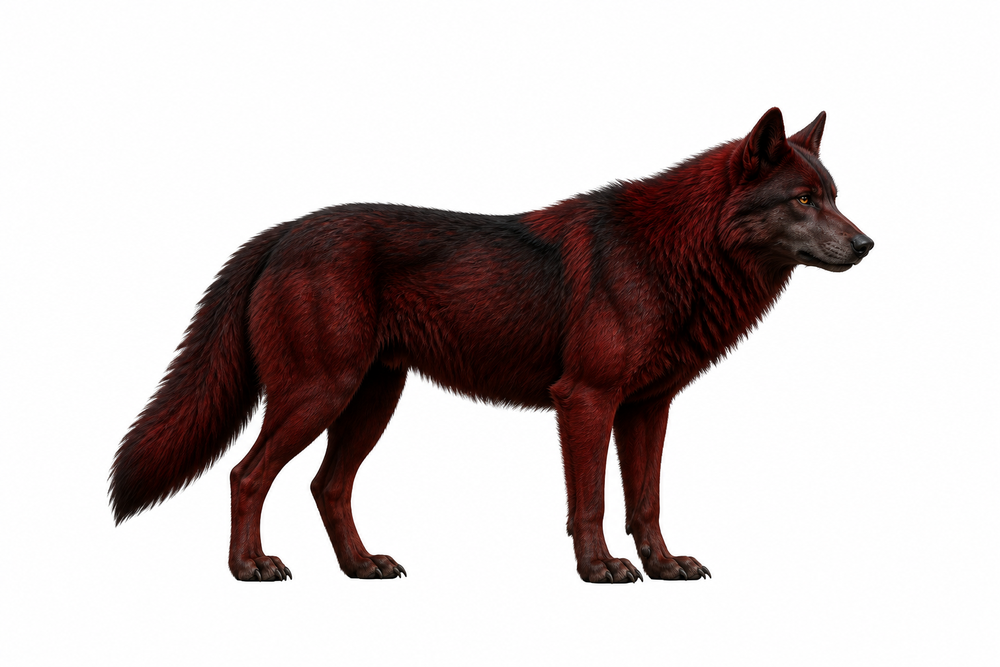
#> input picture tools/ai-gen/_red_wolf_king_style_refresh_20260827/red-wolf-king-mother-v01.png, 1000 x 667 px, shrunk from 1536 x 1024 before the run
$ python apply-alpha-mask.py
#> lines starting #> are read from the running program, lines starting #| are printed output that depends on the picture; after the words box and inside, x2 and y2 are one past the last pixel; in counts of white or black regions, pixels touching at a corner belong together
#!/usr/bin/env python3
"""Apply the approved BiRefNet alpha mask to the RedWolfKing mother image."""

from pathlib import Path

import numpy as np
from PIL import Image


HERE = Path(__file__).resolve().parent
SOURCE = HERE / "red-wolf-king-mother-v01.png"
MASK = HERE / "red-wolf-king-mother-v01-alpha.png"
OUTPUT = HERE / "red-wolf-king-mother-v01-cutout-clean.png"


def main() -> None:
    source = Image.open(SOURCE).convert("RGB")
#> source is the input picture: PIL image 1000x667 RGB; mean R, G, B 202.9, 195, 194.4
    alpha = Image.open(MASK).convert("L")
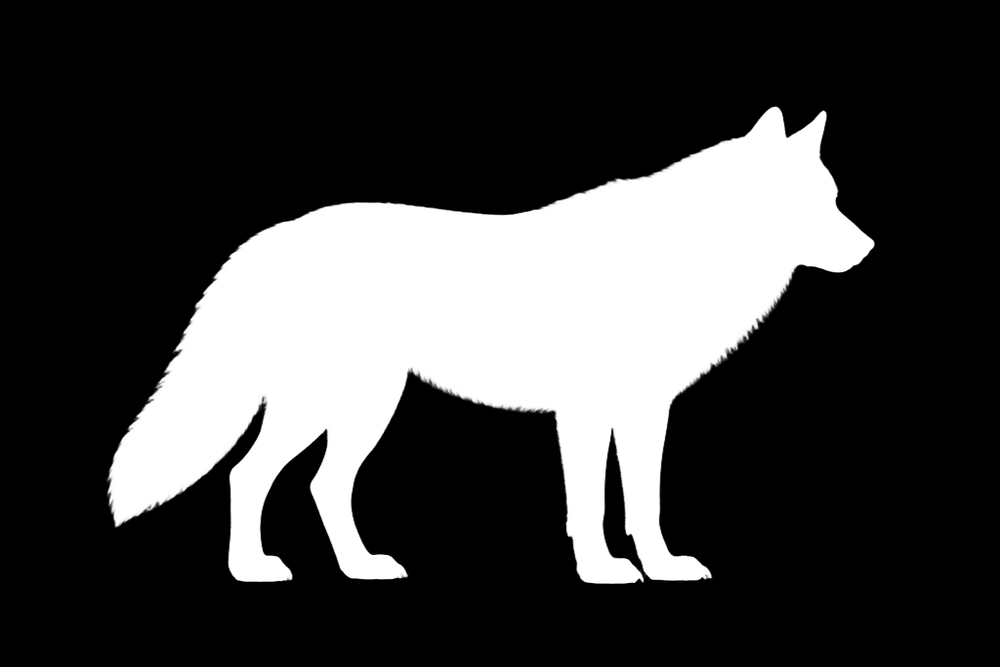
#> input picture tools/ai-gen/_red_wolf_king_style_refresh_20260827/red-wolf-king-mother-v01-alpha.png, 1000 x 667 px, shrunk from 1536 x 1024 before the run
#> alpha is the input picture: PIL image 1000x667 L; min 0, max 255, mean 64.3
    if source.size != alpha.size:
        raise RuntimeError(f"source/mask size mismatch: {source.size} vs {alpha.size}")

    rgb = np.asarray(source, dtype=np.float32)
    a = np.asarray(alpha, dtype=np.float32) / 255.0
    clean = rgb.copy()
    semi = (a > 0.02) & (a < 0.98)
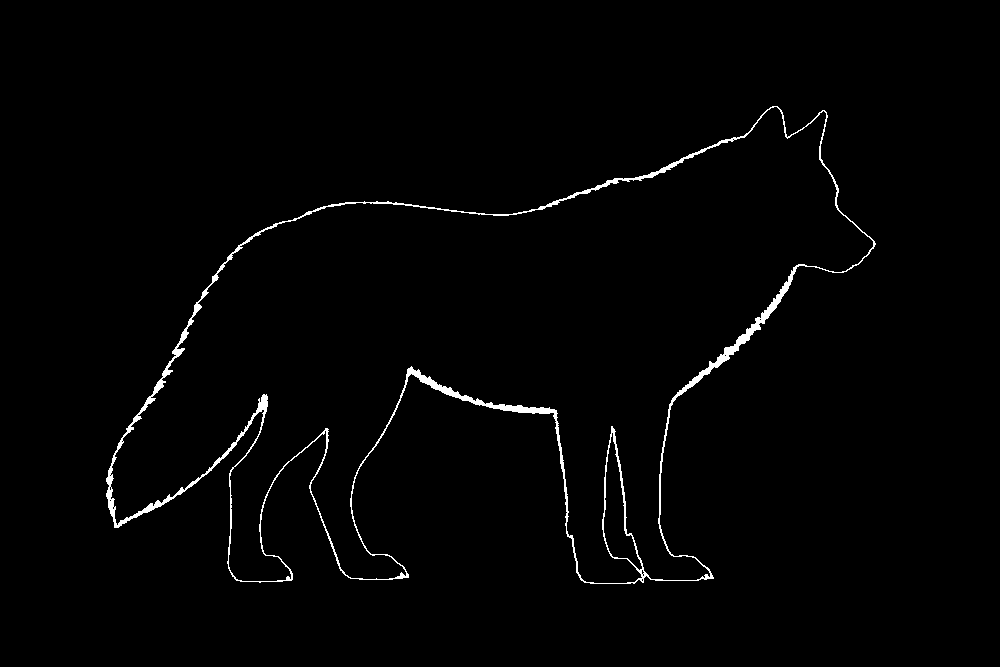
#> semi: shape (667, 1000) bool; 1.4% white; 1 white region, box (x1, y1, x2, y2) and area: (106, 106, 876, 584) 9103
    if semi.any():
        af = a[semi, None]
#> af = 9103 values, max 0.976 at index 42, min 0.0235 at index 49, mean 0.527
        clean[semi] = np.clip((clean[semi] - (1.0 - af) * 255.0) / af, 0, 255)
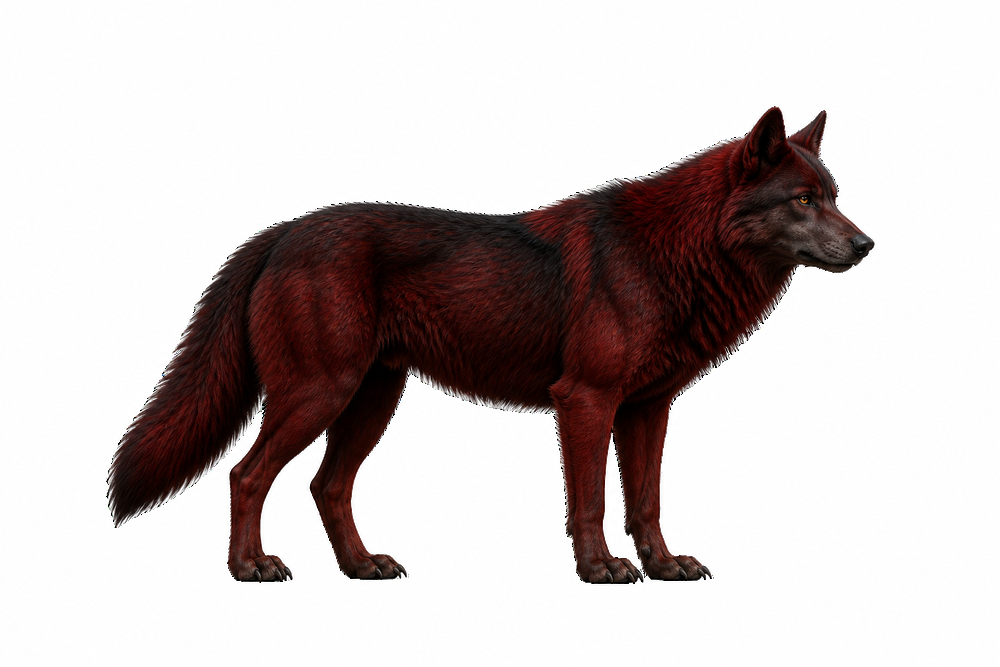
#> clean: shape (667, 1000, 3) float32; mean R, G, B 203.2, 195.3, 194.7
    clean[a <= 0.02] = 0
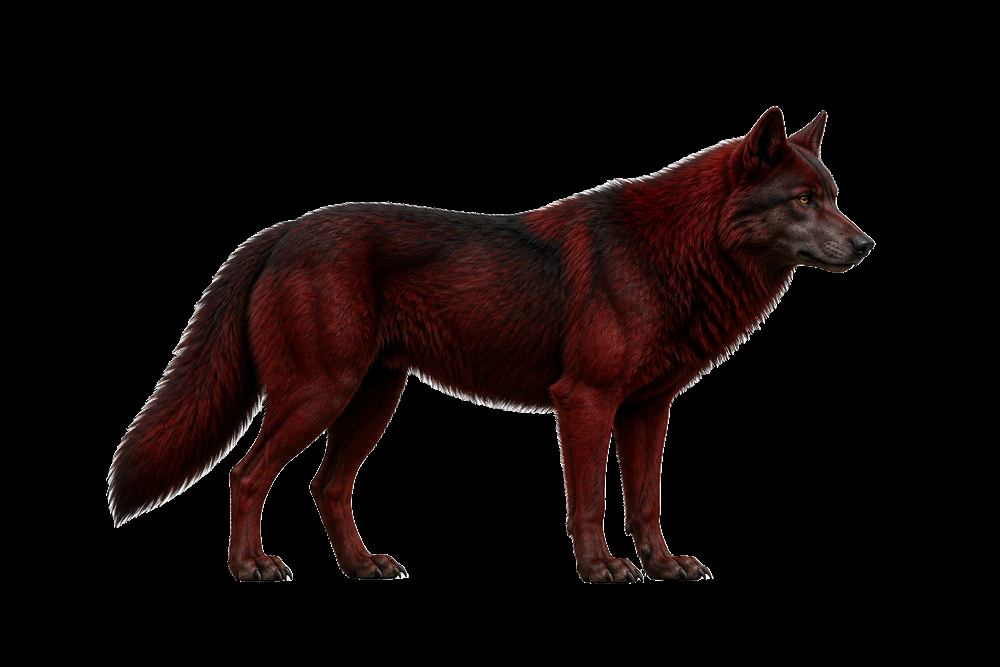
#> clean: shape (667, 1000, 3) float32; mean R, G, B 14, 6.2, 5.5
    alpha_np = np.where(a <= 0.02, 0, np.asarray(alpha, dtype=np.uint8))

    rgba = Image.fromarray(
        np.dstack([clean.astype(np.uint8), alpha_np]),
        "RGBA",
    )
    rgba.save(OUTPUT)
    print(f"saved {OUTPUT} size={rgba.size} bbox={rgba.getchannel('A').getbbox()}")
#| saved tools/ai-gen/_red_wolf_king_style_refresh_20260827/red-wolf-king-mother-v01-cutout-clean.png size=(1000, 667) bbox=(106, 106, 876, 584)


if __name__ == "__main__":
    main()
